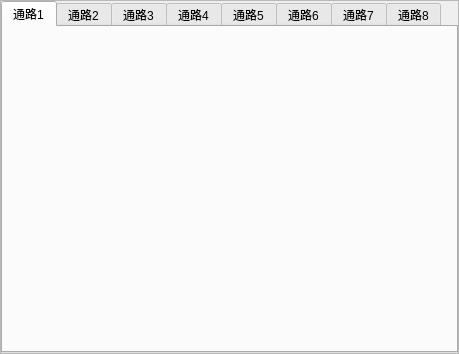
<?xml version="1.0" encoding="UTF-8"?>
<ui version="4.0">
 <class>TimeLink</class>
 <widget class="QFrame" name="TimeLink">
  <property name="geometry">
   <rect>
    <x>0</x>
    <y>0</y>
    <width>459</width>
    <height>354</height>
   </rect>
  </property>
  <property name="windowTitle">
   <string>Frame</string>
  </property>
  <property name="frameShape">
   <enum>QFrame::StyledPanel</enum>
  </property>
  <property name="frameShadow">
   <enum>QFrame::Raised</enum>
  </property>
  <layout class="QHBoxLayout" name="horizontalLayout">
   <property name="spacing">
    <number>0</number>
   </property>
   <property name="leftMargin">
    <number>0</number>
   </property>
   <property name="topMargin">
    <number>0</number>
   </property>
   <property name="rightMargin">
    <number>0</number>
   </property>
   <property name="bottomMargin">
    <number>0</number>
   </property>
   <item>
    <widget class="QTabWidget" name="tabWidget">
     <property name="currentIndex">
      <number>0</number>
     </property>
     <widget class="QWidget" name="tab_1">
      <attribute name="title">
       <string>通路1</string>
      </attribute>
      <layout class="QVBoxLayout" name="vBox_1" stretch=""/>
     </widget>
     <widget class="QWidget" name="tab_2">
      <attribute name="title">
       <string>通路2</string>
      </attribute>
      <layout class="QVBoxLayout" name="vBox_2"/>
     </widget>
     <widget class="QWidget" name="tab_3">
      <attribute name="title">
       <string>通路3</string>
      </attribute>
      <layout class="QVBoxLayout" name="vBox_3"/>
     </widget>
     <widget class="QWidget" name="tab_4">
      <attribute name="title">
       <string>通路4</string>
      </attribute>
      <layout class="QVBoxLayout" name="vBox_4"/>
     </widget>
     <widget class="QWidget" name="tab_5">
      <attribute name="title">
       <string>通路5</string>
      </attribute>
      <layout class="QVBoxLayout" name="vBox_5"/>
     </widget>
     <widget class="QWidget" name="tab_6">
      <attribute name="title">
       <string>通路6</string>
      </attribute>
      <layout class="QVBoxLayout" name="vBox_6"/>
     </widget>
     <widget class="QWidget" name="tab_7">
      <attribute name="title">
       <string>通路7</string>
      </attribute>
      <layout class="QVBoxLayout" name="vBox_7"/>
     </widget>
     <widget class="QWidget" name="tab_8">
      <attribute name="title">
       <string>通路8</string>
      </attribute>
      <layout class="QVBoxLayout" name="vBox_8"/>
     </widget>
    </widget>
   </item>
  </layout>
 </widget>
 <resources/>
 <connections/>
</ui>
